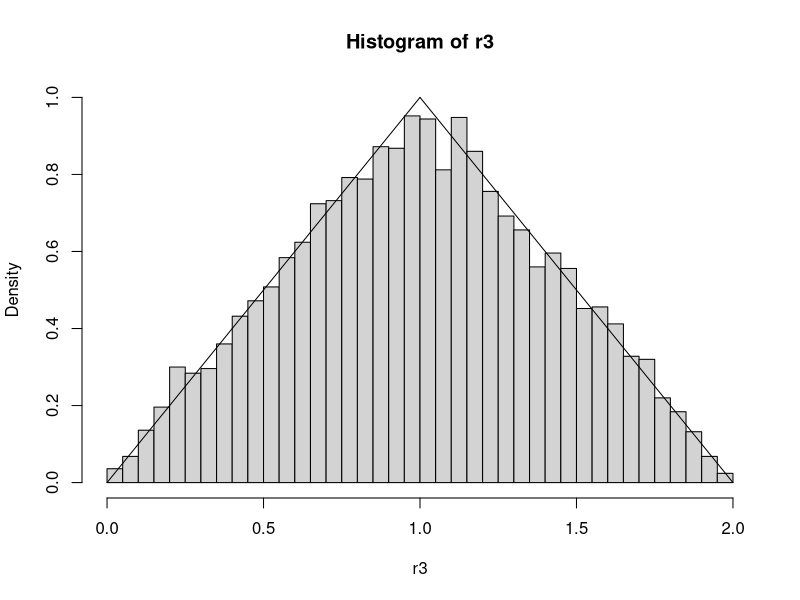
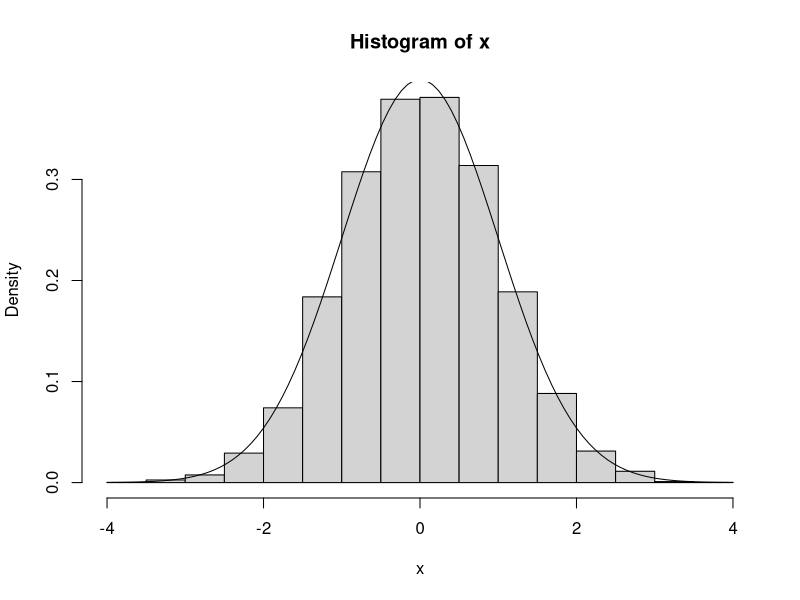

Reproduce these figures in R, in order.
## ---- chunk 1
knitr::opts_chunk$set(echo = TRUE)
## ---- chunk 2

set.seed(333666)
r1 <- runif(5000,0,1)
r2<- runif(5000,0,1)


r3 <- r1+r2

hist(r3, freq = F, breaks = 50, ylim = c(0,1))
segments(c(0,2),0 ,1 , 1)

## ---- chunk 3

gau <- function(x) exp(-(x**2)/2)

i <- integrate(gau, -Inf, Inf)

i
  
## ---- chunk 4

u <- runif(1E4)

x <- qnorm(u)

hist(x, freq=F)
curve(dnorm,from =-4, to = 4, add = T)
